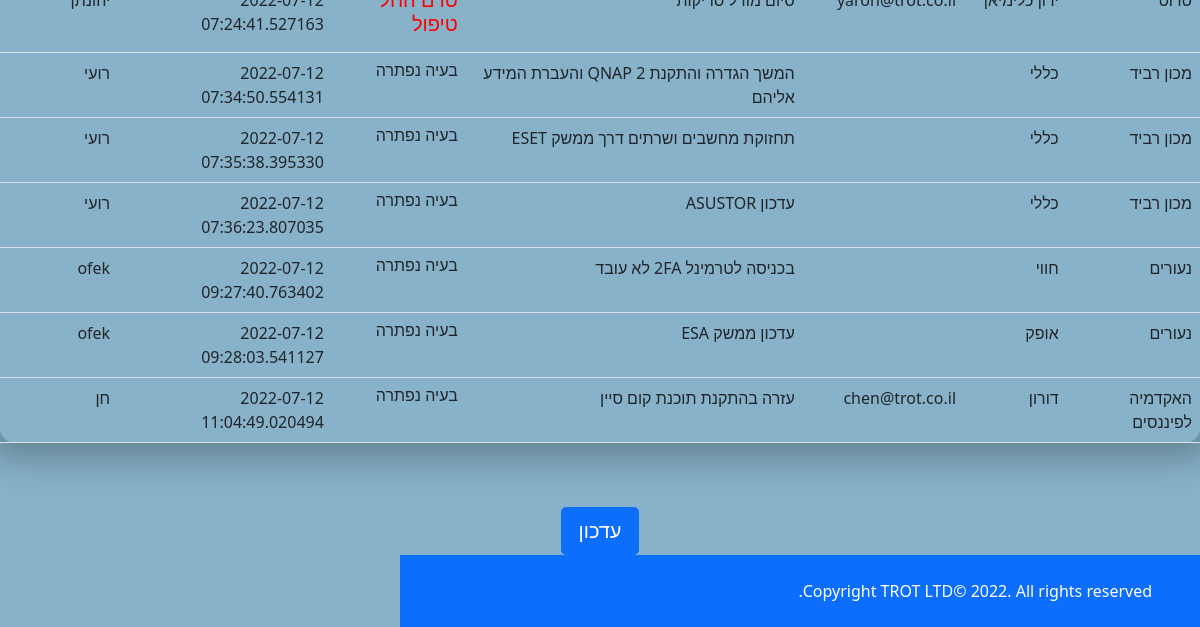
Before: /Viewreport (signed in, lower part) with the older database file.
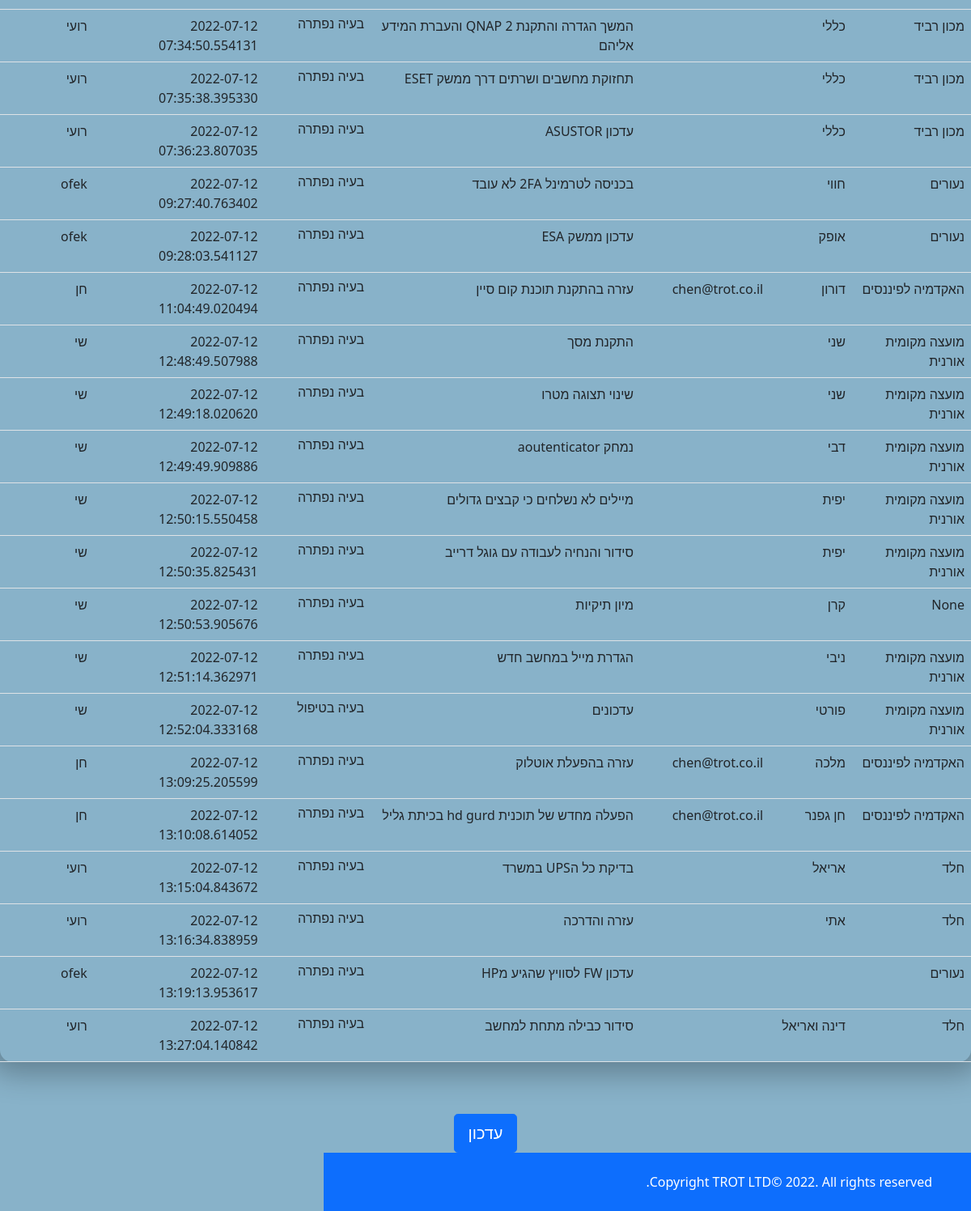
After: the same page with the newer database file.
### taskManager/models.py (models this page shows, shortened)
class WorkReports(db.Model):
    id = db.Column(db.Integer, primary_key=True)
    createTime= db.Column(db.DateTime,  default=datetime.utcnow)
    customer = db.Column(db.String(20))
    client= db.Column(db.String(20))
    description = db.Column(db.String(30))
    status = db.Column(db.String(25))
    classification = db.Column(db.String(20))
    resolve = db.Column(db.String(150))
    reason = db.Column(db.String(150))
    username = db.Column(db.String(25))
    whatHasBeenDone = db.Column(db.String(150))
    clientEmailAddress = db.Column(db.String(30))

### taskManager/routes.py (the view)
@main.route('/Viewreport', methods=('GET', 'POST'))
def ViewWorkReport():
    form= ReportView()
    username = session['username']
    Reports = WorkReports.query.all()
    return render_template('ViewWorkReplorts.html',Reports=Reports, form=form)

### taskManager/forms.py
class ReportView(FlaskForm):
    submit = SubmitField('עדכון')

### taskManager/models.py (called while the page is built)
@login_manager.user_loader
def load_user(user_id):
    return Users.query.get(user_id)

### taskManager/templates/ViewWorkReplorts.html (shortened to what this page needs)
{% extends 'menu.html' %}
{% block extracss %}
    <link href="../static/style.css" rel="stylesheet">
    <link href="../static/table.css" rel="stylesheet">
{% endblock %}
{% block content %}
        <form method="POST" action="">
    {% block table %}
    <table class="table">
 <tbody>
 {%- for row in Reports %}
    <tr>
        <td>
             {{ row.customer }}
       </td>
       <td>
           {{ row.client}}
       </td>
        <td>
           {{ row.clientEmailAddress}}
       </td>
           <td>
           {{ row.description}}
       </td>
        <td>
           {% if row.status =='2' %}
             <h6>בעיה נפתרה</h6>
            {%  elif row.status =='1'%}
               <h5 style="color: red">טרם החל טיפול</h5>
            {%  else %}
              <h6>בעיה בטיפול</h6>
            {% endif %}
       </td>
        <td>
           {{ row.createTime}}
       </td>
        <td>
           {{ row.username}}
       </td>
    </tr>
 {%- endfor %}
 </tbody>
 </table>
{% endblock table %}
        <div class="text-center">
            {{ form.submit(class_="btn btn-primary btn-lg") }}
        </div>
    </form>
{% endblock content %}

### taskManager/templates/menu.html (shortened to what this page needs)
{% extends'formBase.html' %}

### taskManager/templates/formBase.html (shortened to what this page needs)
{% extends 'base.html' %}
{% block footer %}
    <div id="footer" class="h-100 d-flex flex-column justify-content-end text-md-end  py-4 px-4 px-xl-5 bg-primary">
        <div class="text-white mb-3 mb-md-0">
            Copyright TROT LTD© 2022. All rights reserved.
        </div>
    </div>
{% endblock footer %}

### taskManager/templates/base.html (shortened to what this page needs)
<!DOCTYPE html>
<html lang="he" dir="rtl">
<link href="https://cdn.jsdelivr.net/npm/bootstrap@5.0.2/dist/css/bootstrap.min.css" rel="stylesheet">
<body class="d-flex flex-column min-vh-100">
{%  block content %}
{% endblock content %}
{% block footer %}
{% endblock footer %}
</body>
<head>
  {% block extracss %} {% endblock extracss %}
    <link rel="stylesheet" href="../static/style.css">
  </head>
</html>

### taskManager/static/style.css (style rules this page uses)
html, body { width: 100%; height: 100%; }
body { direction: rtl; align-items: stretch; flex-direction: column; display: flex; flex-grow: 1; flex-shrink: 0; flex: 1 0 auto; }
#footer { flex:0; height: 100vh; width: 100vh; margin-top: auto; flex-shrink: 0; }

### taskManager/static/table.css (style rules this page uses)
body { background-color: rgba(136, 178, 201, 1); }
table { background-color: transparent; margin: 30px auto; border-collapse: separate; border-spacing: 0; box-shadow: 0px 0px 36px 15px rgba(0, 0, 0, 0.28); border-radius: 15px; }

Changed rows visible on the page:
added WorkReports: customer "מועצה מקומית אורנית", client "שני", description "התקנת מסך", status "בעיה נפתרה", createTime "2022-07-12 12:48:49.507988", username "שי"
added WorkReports: customer "מועצה מקומית אורנית", client "שני", description "שינוי תצוגה מטרו", status "בעיה נפתרה", createTime "2022-07-12 12:49:18.020620", username "שי"
added WorkReports: customer "מועצה מקומית אורנית", client "דבי", description "נמחק aoutenticator", status "בעיה נפתרה", createTime "2022-07-12 12:49:49.909886", username "שי"
added WorkReports: customer "מועצה מקומית אורנית", client "יפית", description "מיילים לא נשלחים כי קבצים גדולים", status "בעיה נפתרה", createTime "2022-07-12 12:50:15.550458", username "שי"
added WorkReports: customer "מועצה מקומית אורנית", client "יפית", description "סידור והנחיה לעבודה עם גוגל דרייב", status "בעיה נפתרה", createTime "2022-07-12 12:50:35.825431", username "שי"
added WorkReports: customer "None", client "קרן", description "מיון תיקיות", status "בעיה נפתרה", createTime "2022-07-12 12:50:53.905676", username "שי"
added WorkReports: customer "מועצה מקומית אורנית", client "ניבי", description "הגדרת מייל במחשב חדש", status "בעיה נפתרה", createTime "2022-07-12 12:51:14.362971", username "שי"
added WorkReports: customer "מועצה מקומית אורנית", client "פורטי", description "עדכונים", status "בעיה בטיפול", createTime "2022-07-12 12:52:04.333168", username "שי"
added WorkReports: customer "האקדמיה לפיננסים", client "מלכה", clientEmailAddress "chen@trot.co.il", description "עזרה בהפעלת אוטלוק", status "בעיה נפתרה", createTime "2022-07-12 13:09:25.205599", username "חן"
added WorkReports: customer "האקדמיה לפיננסים", client "חן גפנר", clientEmailAddress "chen@trot.co.il", description "הפעלה מחדש של תוכנית hd gurd בכיתת גליל", status "בעיה נפתרה", createTime "2022-07-12 13:10:08.614052", username "חן"
added WorkReports: customer "חלד", client "אריאל", description "בדיקת כל הUPS במשרד", status "בעיה נפתרה", createTime "2022-07-12 13:15:04.843672", username "רועי"
added WorkReports: customer "חלד", client "אתי", description "עזרה והדרכה", status "בעיה נפתרה", createTime "2022-07-12 13:16:34.838959", username "רועי"
added WorkReports: customer "נעורים", description "עדכון FW לסוויץ שהגיע מHP", status "בעיה נפתרה", createTime "2022-07-12 13:19:13.953617", username "ofek"
added WorkReports: customer "חלד", client "דינה ואריאל", description "סידור כבילה מתחת למחשב", status "בעיה נפתרה", createTime "2022-07-12 13:27:04.140842", username "רועי"
